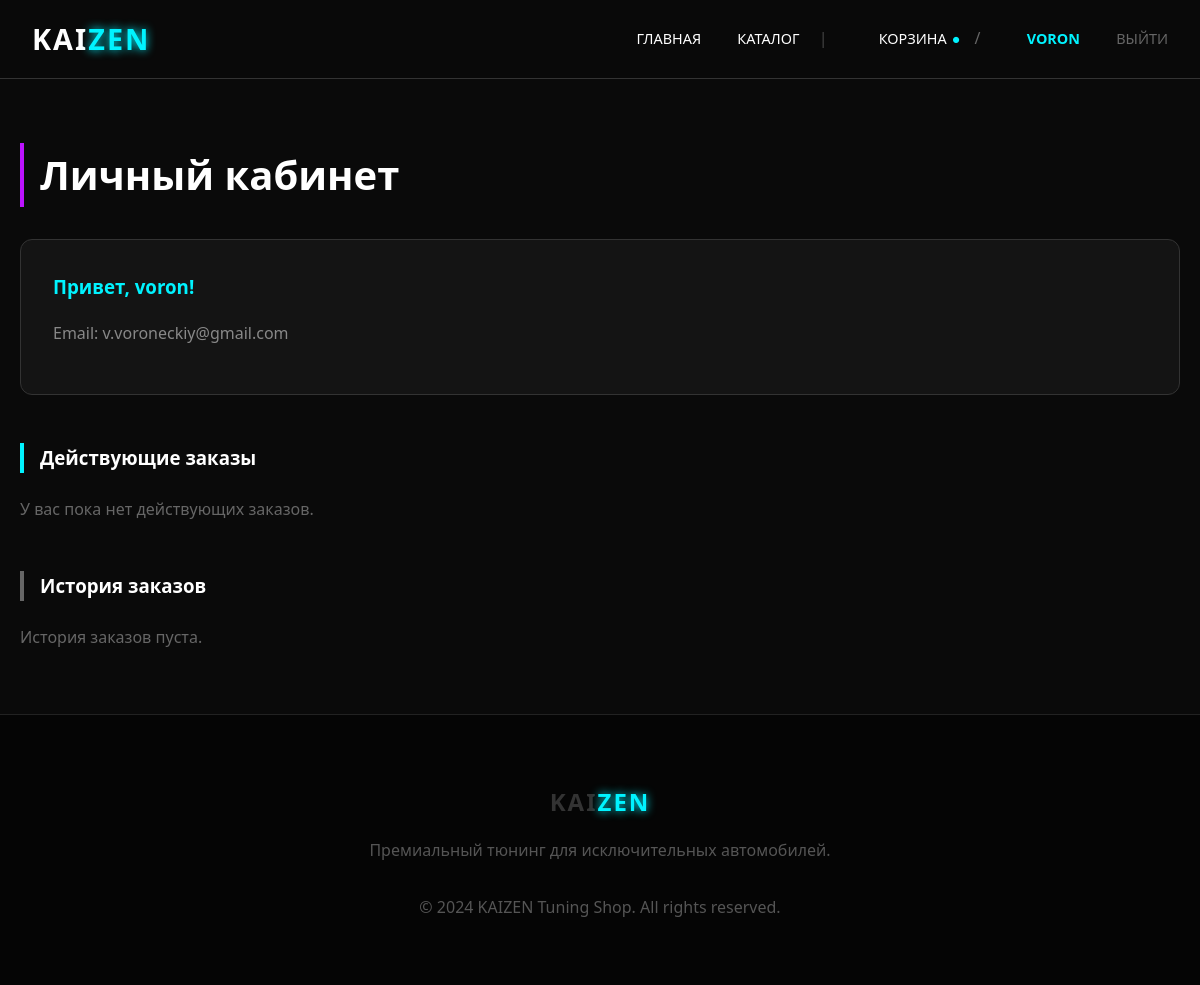
The page /profile/ (signed in) on the database as committed earlier.
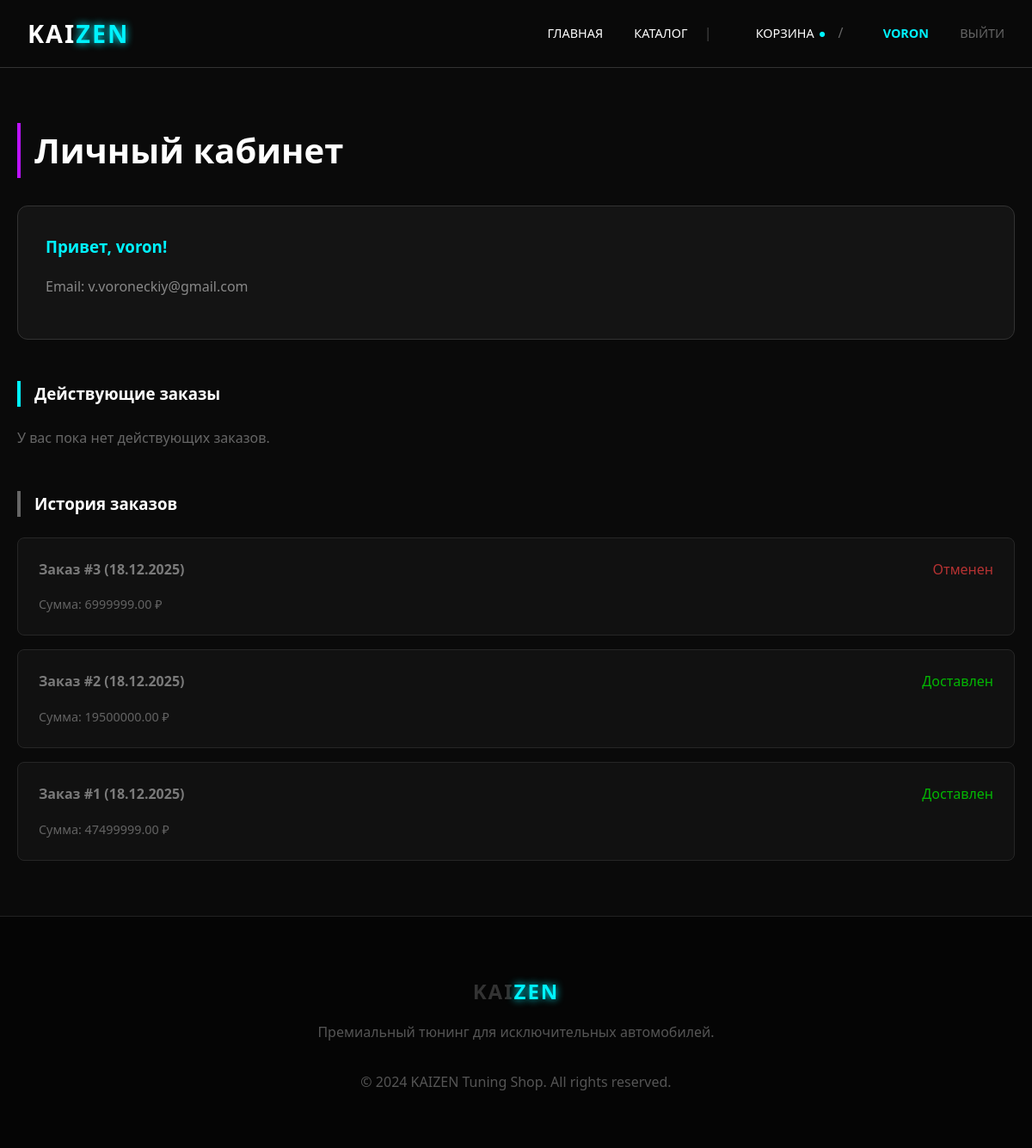
The same page on the database as committed later.
### store/models.py (models this page shows, shortened)
class Order(models.Model):
    STATUS_CHOICES = [
        ('new', 'Новый'),
        ('processing', 'В обработке'),
        ('shipped', 'Доставлен'),
        ('cancelled', 'Отменен'),
    ]
    user = models.ForeignKey(User, on_delete=models.CASCADE, verbose_name="Покупатель")
    created_at = models.DateTimeField("Дата создания", auto_now_add=True)
    status = models.CharField("Статус", max_length=20, choices=STATUS_CHOICES, default='new') # [cite: 30]
    total_price = models.DecimalField("Сумма заказа", max_digits=12, decimal_places=2)
    class Meta:
        verbose_name = "Заказ"
        verbose_name_plural = "Заказы"

### store/views.py (the view)
# urls.py: path('profile/', views.profile_view, name='profile'),   # Личный кабинет
@login_required(login_url='login')
def profile_view(request):
    orders = Order.objects.filter(user=request.user).order_by('-created_at')
    active_orders = orders.filter(status__in=['new', 'processing'])
    history_orders = orders.filter(status__in=['shipped', 'cancelled'])
    return render(request, 'store/profile.html', {
        'active_orders': active_orders,
        'history_orders': history_orders
    })

### store/templates/store/profile.html (shortened to what this page needs)
{% extends 'store/base.html' %}
{% block content %}
<div class="container">
    <h2 class="section-title">Личный кабинет</h2>
    <div style="background: var(--bg-card); padding: 2rem; border-radius: 12px; border: 1px solid #333; margin-bottom: 3rem;">
        <h3 style="color: var(--neon-blue); margin-top: 0;">Привет, {{ user.username }}!</h3>
        <p style="color: #888;">Email: {{ user.email }}</p>
    </div>
    <h3 style="color: #fff; border-left: 4px solid var(--neon-blue); padding-left: 1rem; margin-bottom: 1.5rem;">Действующие заказы</h3>
    {% if active_orders %}
        {% for order in active_orders %}
        <div style="background: #111; border: 1px solid var(--neon-blue); border-radius: 8px; padding: 1.5rem; margin-bottom: 2rem;">
            <div style="display: flex; justify-content: space-between; margin-bottom: 1rem; border-bottom: 1px solid #333; padding-bottom: 10px;">
                <span style="font-weight: bold; color: #fff;">Заказ #{{ order.id }}</span>
                <span style="color: var(--neon-blue);">Статус: {{ order.get_status_display }}</span>
            </div>
            <ul style="list-style: none; padding: 0; color: #ccc;">
                {% for item in order.items.all %}
                <li style="margin-bottom: 5px;">
                    &bull; {{ item.car.brand }} {{ item.car.model }}
                    <span style="color: #666; font-size: 0.9rem;">({{ item.get_tuning_type_display }})</span>
                    — {{ item.price }} ₽
                </li>
                <li style="margin-bottom: 5px;">
                    &bull; {{ item.car.brand }} {{ item.car.model }} — {{ item.price }} ₽
                </li>
                {% endfor %}
            </ul>
            <div style="text-align: right; margin-top: 1rem; font-size: 1.2rem;">
                Итого: <strong style="color: #fff;">{{ order.total_price }} ₽</strong>
            </div>
        </div>
        {% endfor %}
    {% else %}
        <p style="color: #666; margin-bottom: 3rem;">У вас пока нет действующих заказов.</p>
    {% endif %}
    <h3 style="color: #fff; border-left: 4px solid #666; padding-left: 1rem; margin-bottom: 1.5rem; margin-top: 3rem;">История заказов</h3>
    {% if history_orders %}
        {% for order in history_orders %}
        <div style="background: var(--bg-card); border: 1px solid #333; border-radius: 8px; padding: 1.5rem; margin-bottom: 1rem; opacity: 0.7;">
            <div style="display: flex; justify-content: space-between; margin-bottom: 1rem;">
                <span style="font-weight: bold; color: #aaa;">Заказ #{{ order.id }} ({{ order.created_at|date:"d.m.Y" }})</span>
                {% if order.status == 'cancelled' %}
                    <span style="color: #ff4444;">{{ order.get_status_display }}</span>
                {% else %}
                    <span style="color: #00ff00;">{{ order.get_status_display }}</span>
                {% endif %}
            </div>
            <div style="font-size: 0.9rem; color: #888;">
                 Сумма: {{ order.total_price }} ₽
            </div>
        </div>
        {% endfor %}
    {% else %}
        <p style="color: #666;">История заказов пуста.</p>
    {% endif %}
</div>
{% endblock %}

Rows that differ between the two databases and show on the page:
added Order: id "3", created_at "18.12.2025", status "Отменен", total_price "6999999.00"
added Order: id "2", created_at "18.12.2025", status "Доставлен", total_price "19500000.00"
added Order: id "1", created_at "18.12.2025", status "Доставлен", total_price "47499999.00"
Other text that changed with them:
text no longer shown: "История заказов пуста."
